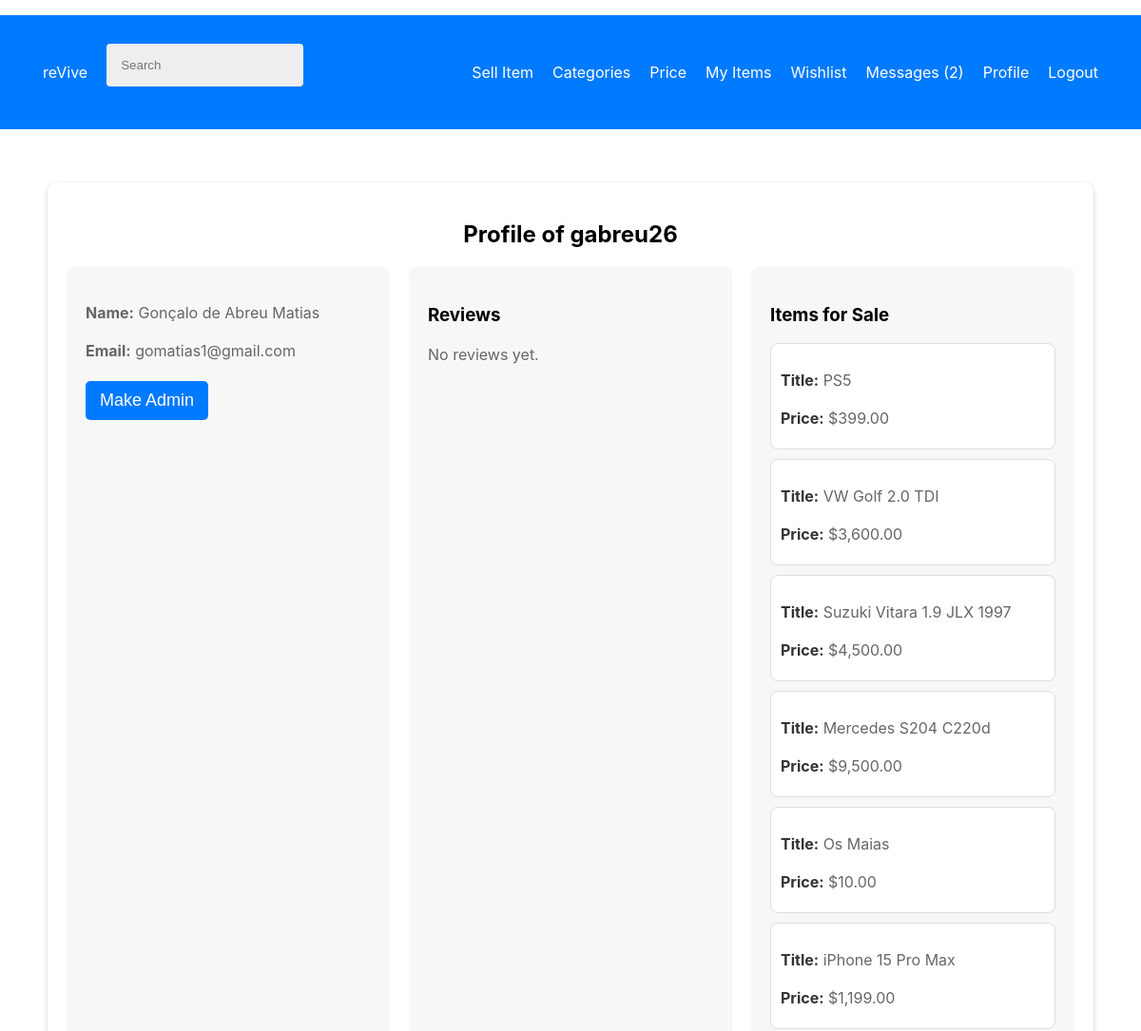
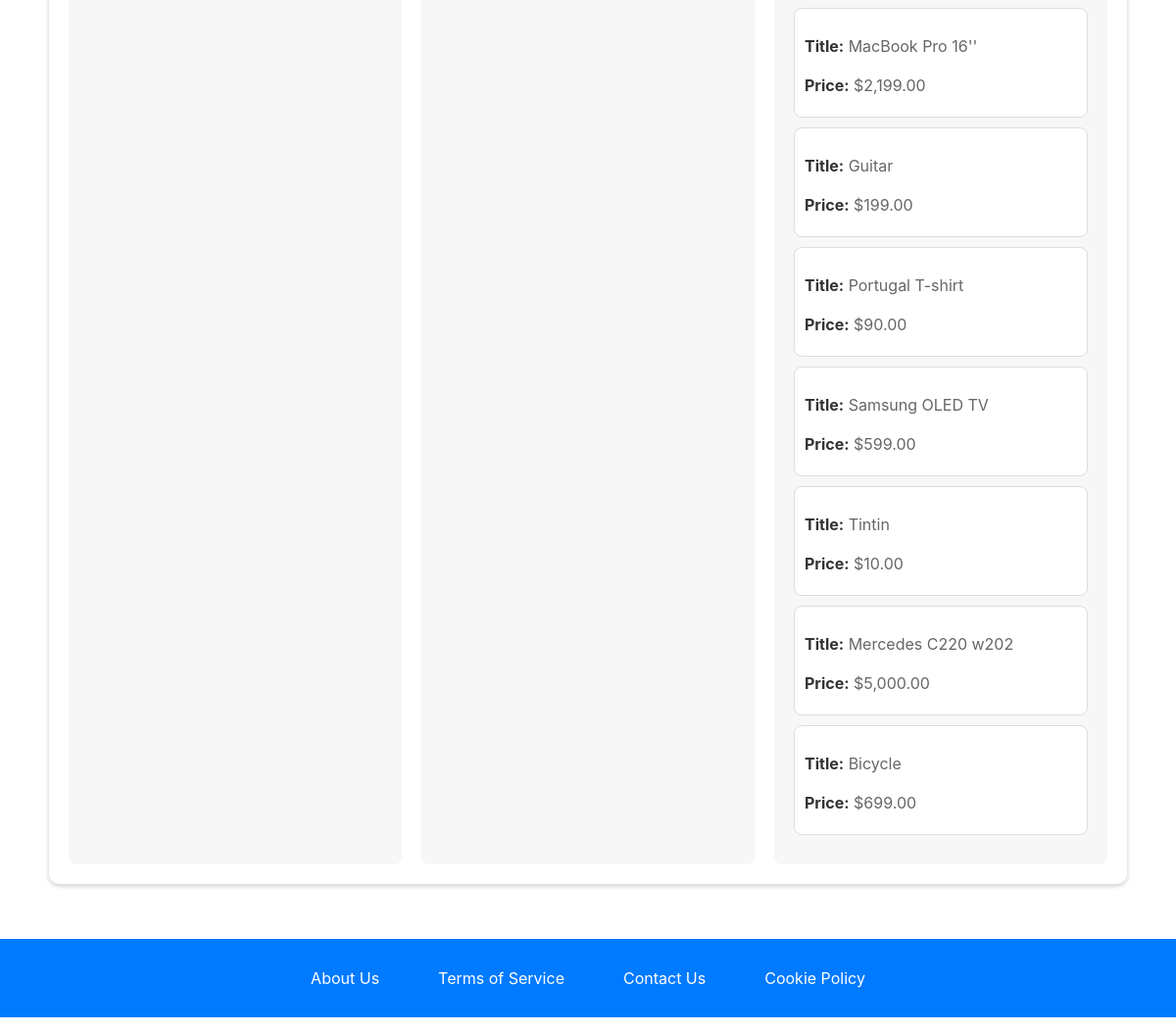
/pages/user_profile.php?user_id=3 (signed in), run on an earlier commit of the app's database (2 pictures, top to bottom).
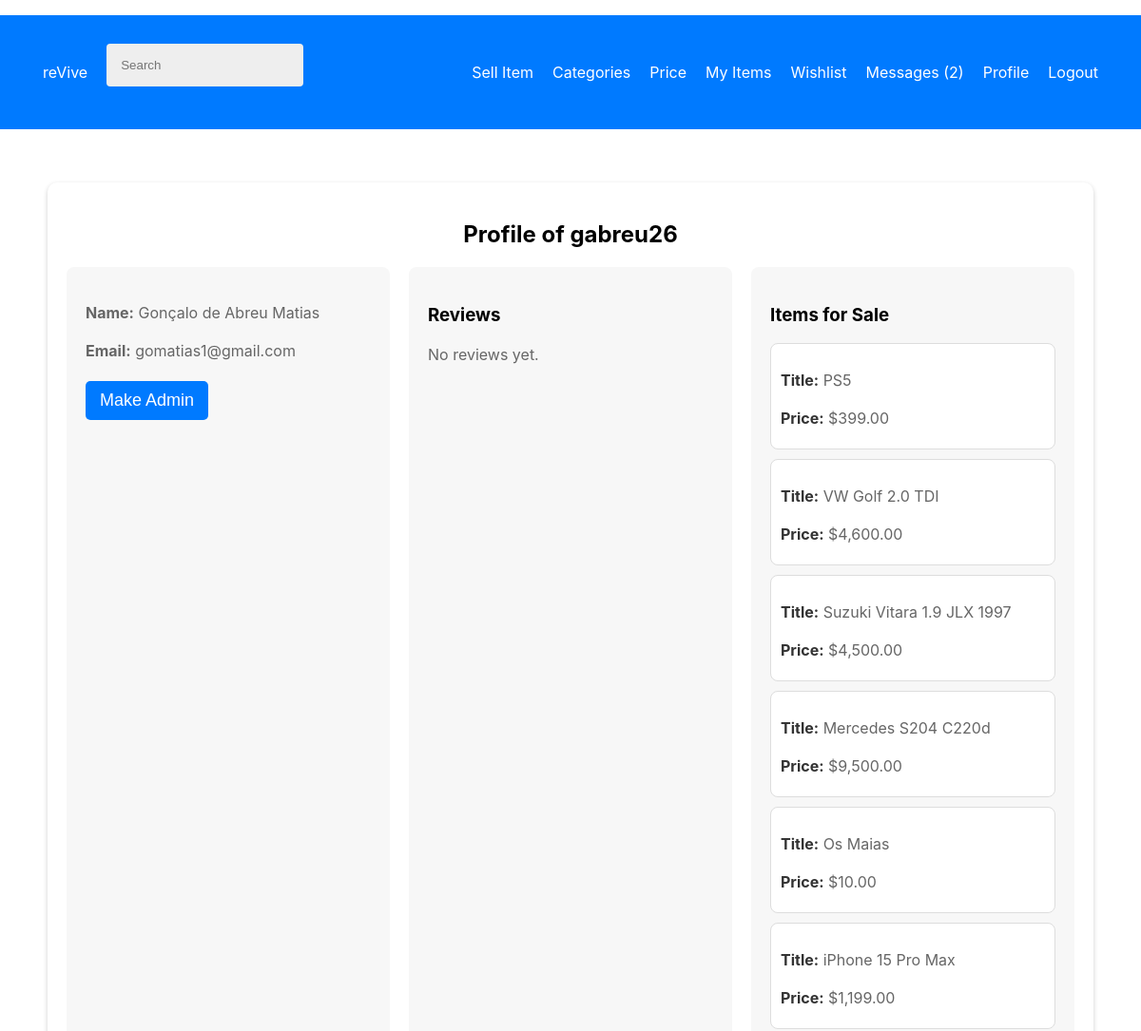
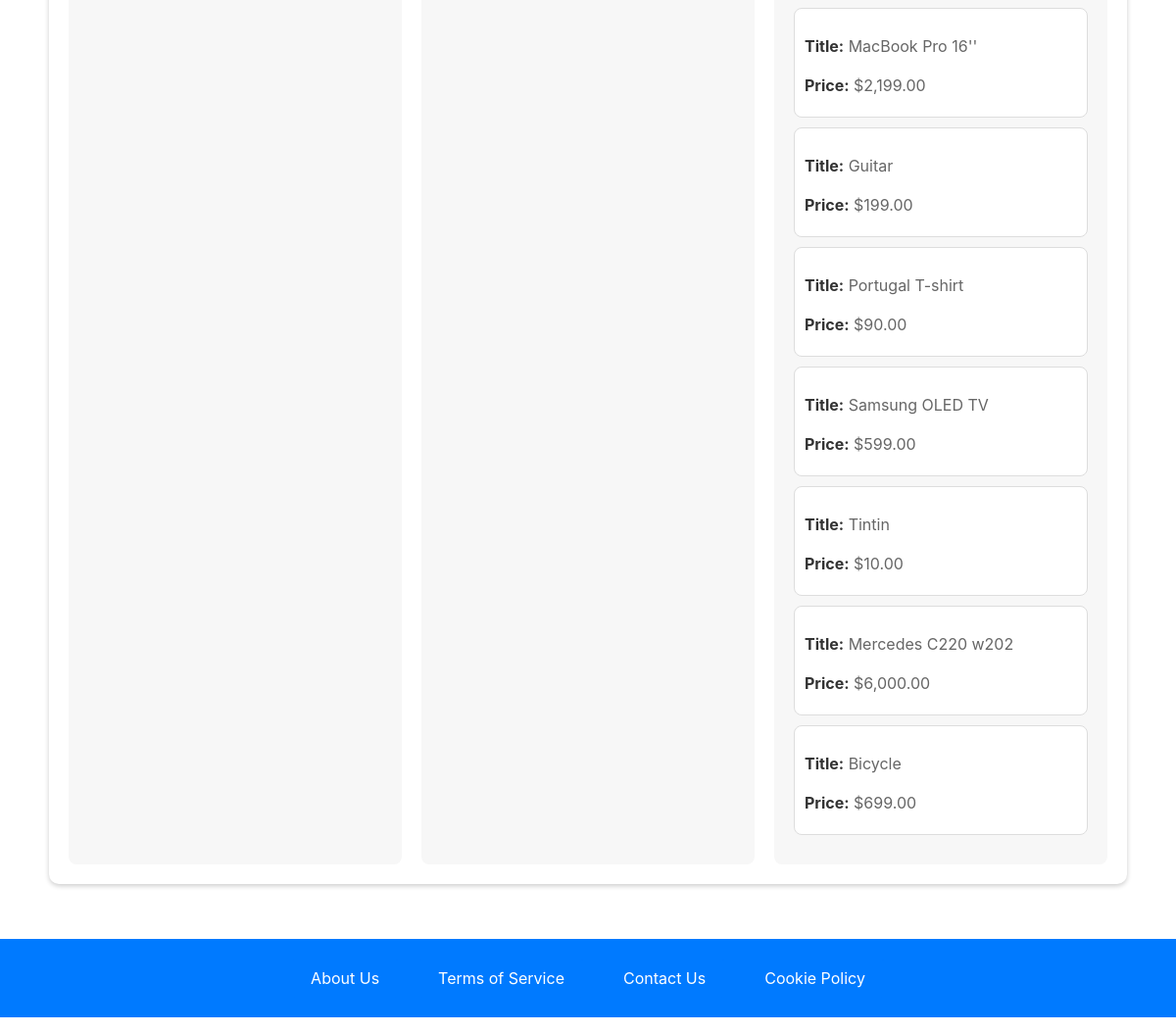
And on a later commit of the database (2 pictures, top to bottom).
### tables this page shows
CREATE TABLE items (
    item_id INTEGER PRIMARY KEY AUTOINCREMENT,
    user_id INTEGER NOT NULL,
    category_id INTEGER NOT NULL,
    title TEXT NOT NULL,
    description TEXT NOT NULL,
    city TEXT NOT NULL,
    price REAL NOT NULL,
    image_path TEXT, sold_date TEXT,
    FOREIGN KEY (user_id) REFERENCES users(user_id),
    FOREIGN KEY (category_id) REFERENCES categories(category_id)
);

### database/users.class.php (called while the page is built, shortened)
<?php
class Users {
    public function __construct(int $id, string $name, string $username, string $email, bool $is_admin, ?string $street = null, ?string $door = null, ?string $city = null, ?string $state = null, ?string $postalCode = null) {
        $this->name = $name;
        $this->username = $username;
        $this->email = $email;
        $this->is_admin = $is_admin;
    }
    public static function getUser(PDO $db, int $id): ?Users {
        $stmt = $db->prepare('SELECT user_id, name, username, email, is_admin, street, door, city, state, postalCode FROM users WHERE user_id = ?');
        $stmt->execute([$id]);
        $user = $stmt->fetch(PDO::FETCH_ASSOC);
        if ($user) {
            return new Users(
                $user['user_id'],
                $user['name'],
                $user['username'],
                $user['email'],
                (bool) $user['is_admin'],
                $user['street'],
                $user['door'],
                $user['city'],
                $user['state'],
                $user['postalCode']
            );
        } else {
            return null;
        }
    }
}
?>

### database/reviews.class.php (called while the page is built, shortened)
<?php
class Reviews {
    public static function getReviewsByUser(PDO $db, int $userId): array {
        $stmt = $db->prepare("
            SELECT items.title, reviews.rating, reviews.comment, reviews.review_date
            FROM reviews
            JOIN items ON reviews.item_id = items.item_id
            WHERE items.user_id = ?
        ");
        $stmt->execute([$userId]);
        return $stmt->fetchAll(PDO::FETCH_ASSOC);
    }
}

### database/items.class.php (called while the page is built, shortened)
<?php
class Item {
    public function __construct(array $data = []) {
        $this->title = $data['title'] ?? '';
        $this->price = isset($data['price']) ? (float)$data['price'] : 0.0;
    }
    public static function getItemsByUser(PDO $db, int $user_id): array {
        $stmt = $db->prepare('SELECT * FROM items WHERE user_id = ?');
        $stmt->execute([$user_id]);
        $items = [];
        while ($row = $stmt->fetch(PDO::FETCH_ASSOC)) {
            $items[] = new Item($row);
        }
        return $items;
    }
}
?>

### pages/user_profile.php (the view, shortened to what this page needs)
<?php
require_once(__DIR__ . '/../utils/session.php');
require_once(__DIR__ . '/../database/connection.db.php');
require_once(__DIR__ . '/../database/users.class.php');
require_once(__DIR__ . '/../database/reviews.class.php');
require_once(__DIR__ . '/../database/items.class.php');
require_once(__DIR__ . '/../templates/common.php');
$db = getDatabaseConnection();
$user_id = intval($_GET['user_id']);
$user = Users::getUser($db, $user_id);
$reviews = Reviews::getReviewsByUser($db, $user_id);
$soldItems = Item::getItemsByUser($db, $user_id);
$loggedUser_id = $_SESSION['user_id'];
$loggedUser = Users::getUser($db, $loggedUser_id);
?>
<link rel="stylesheet" type="text/css" href="../styles/user_profile.css">
<div class="profile-container">
    <div class="profile-header">
        <h2>Profile of <?php echo htmlspecialchars($user->username); ?></h2>
    </div>
    <div class="profile-content">
        <div class="profile-details">
            <p><strong>Name:</strong> <?php echo htmlspecialchars($user->name); ?></p>
            <p><strong>Email:</strong> <?php echo htmlspecialchars($user->email); ?></p>
            <?php if ($loggedUser->is_admin && !$user->is_admin && $user_id != $loggedUser_id): ?>
                <form action="../actions/action_make_admin.php" method="POST">
                    <button type="submit">Make Admin</button>
                </form>
            <?php endif; ?>
        </div>
        <div class="user-reviews">
            <h3>Reviews</h3>
            <?php if (count($reviews) > 0): ?>
                <ul>
                    <?php foreach ($reviews as $review): ?>
                        <li>
                            <p><strong>Rating:</strong> <?php echo htmlspecialchars($review['rating']); ?>/5</p>
                            <p><strong>Comment:</strong> <?php echo htmlspecialchars($review['comment']); ?></p>
                            <p><strong>Date:</strong> <?php echo htmlspecialchars($review['review_date']); ?></p>
                        </li>
                    <?php endforeach; ?>
                </ul>
            <?php else: ?>
                <p>No reviews yet.</p>
            <?php endif; ?>
        </div>
        <div class="sold-items">
            <h3>Items for Sale</h3>
            <?php if (count($soldItems) > 0): ?>
                <ul>
                    <?php foreach ($soldItems as $item): ?>
                        <li>
                            <p><strong>Title:</strong> <?php echo htmlspecialchars($item->title); ?></p>
                            <p><strong>Price:</strong> $<?php echo htmlspecialchars(number_format($item->price, 2)); ?></p>
                        </li>
                    <?php endforeach; ?>
                </ul>
            <?php else: ?>
                <p>No items sold yet.</p>
            <?php endif; ?>
        </div>
    </div>
</div>

What changed in the data, as far as the page shows it:
changed items "VW Golf 2.0 TDI": price "3,600.00" → "4,600.00"
changed items "Mercedes C220 w202": price "5,000.00" → "6,000.00"
